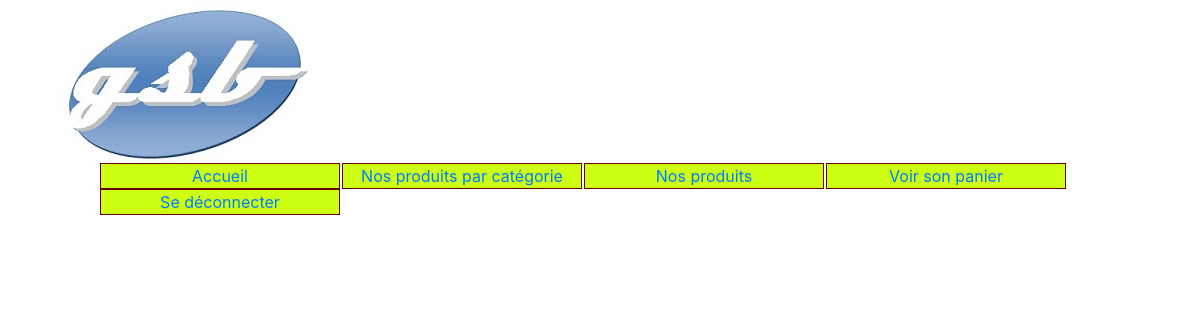
The page /index.php?uc=gererCommandes&action=listeCommandes (signed in) on the database as committed earlier.
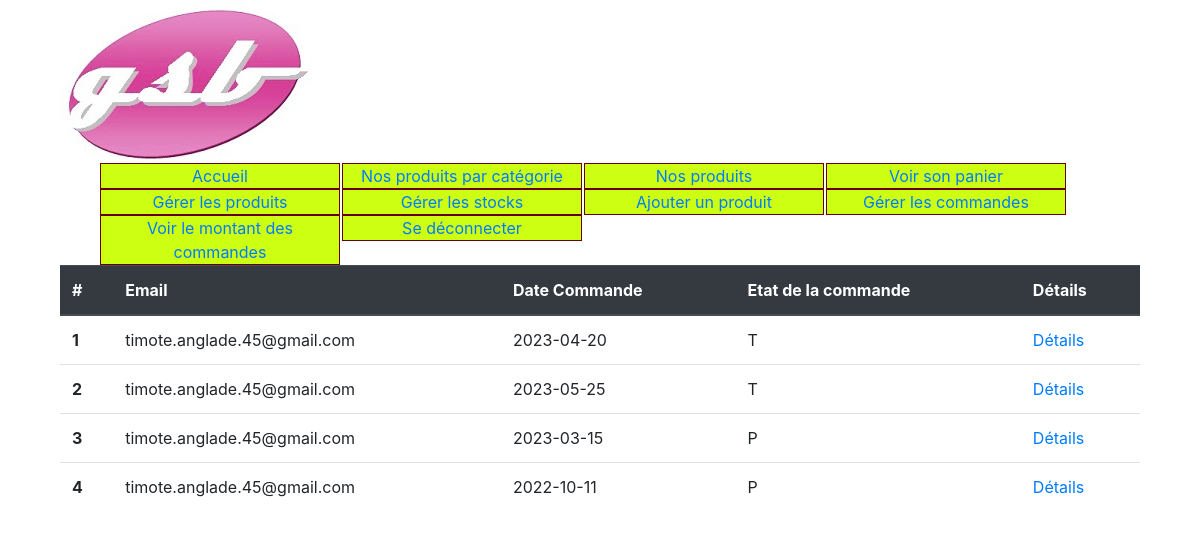
The same page on the database as committed later.
### tables this page shows
CREATE TABLE IF NOT EXISTS `commande` (
  `mail` varchar(50) NOT NULL,
  `id` char(32) NOT NULL,
  `dateCommande` date DEFAULT NULL,
  `etatCde` char(1) NOT NULL DEFAULT 'P' COMMENT 'T = Transport\r\nP = en Préparation\r\nA = Arrivée\r\nC = Cancel',
  PRIMARY KEY (`mail`,`id`)
);

### modele/fonctions.inc.php (called while the page is built, shortened)
<?php
function isAdmin(){
	if(isset($_SESSION['mail']))
	{
		$monPdo= connexionPDO();
		$mail=$_SESSION['mail'];
		$req = "SELECT admin FROM compte WHERE mail=:mail";
		$req = $monPdo->prepare($req);
		$req->execute(['mail'=>$mail]);
	   $admin = $req->fetch()[0]==1;
	}
	else{
		$admin=false;
	}
	return $admin;
}
?>

### modele/bd.commandes.inc.php (called while the page is built, shortened)
<?php
function getAllCommandes()
{
	try
		{
        $monPdo = connexionPDO();
		$req = 'select id, mail, dateCommande, etatCde from commande';
		$res = $monPdo->query($req);
		$lesLignes = $res->fetchAll(PDO::FETCH_ASSOC);
		return $lesLignes;
		}
		catch (PDOException $e)
		{
        print "Erreur !: " . $e->getMessage();
        die();
	}
}
?>

### vues/v_commandes.php (the view)
<table class="table">
  <thead class="thead-dark">
    <tr>
      <th scope="col">#</th>
      <th scope="col">Email</th>
      <th scope="col">Date Commande</th>
      <th scope="col">Etat de la commande</th>
      <th scope="col">Détails</th>
    </tr>
  </thead>
  <tbody>
    <?php
    foreach($cds as $cd){
      echo '<tr>';
      echo '<th scope="row">'.$cd['id'].'</th>';
      echo '<td>'.$cd['mail'].'</td>';
      echo '<td>'.$cd['dateCommande'].'</td>';
      echo '<td>'.$cd['etatCde'].'</td>';
      echo '<td>'.'<a href="index.php?uc=gererCommandes&action=modifCommande&id='.$cd['id'].'&mail='.$cd['mail'].'">Détails</a>'.'</td>';
      echo '</tr>';
    }
    ?>
  </tbody>
</table>

### vues/v_bandeau.php (shortened to what this page needs)
<div id="bandeau">
<?php
if(isset($_SESSION['mail'])) {
	if(isAdmin()){?>
<img src="images/logo_2.jpg" alt="GsbLogo" title="GsbLogo"/>
<?php }
else {
	?>
	<img src="images/logo.jpg" alt="GsbLogo" title="GsbLogo"/>
	<?php }
} else { ?>
<img src="images/logo.jpg" alt="GsbLogo" title="GsbLogo"/>
<?php } ?>
</div>
<ul id="menu">
	<li><a href="index.php?uc=accueil"> Accueil </a></li>
	<li><a href="index.php?uc=voirProduits&action=voirProduits"> Nos produits par catégorie </a></li>
	<li><a href="index.php?uc=voirProduits&action=nosProduits"> Nos produits </a></li>
	<li><a href="index.php?uc=gererPanier&action=voirPanier"> Voir son panier </a></li>
	<?php
	if(isset($_SESSION['mail'])) {
		if(isAdmin()){
			?>
			<li><a href="index.php?uc=gererProduits&action=listeProduits"> Gérer les produits </a></li>
			<li><a href="index.php?uc=gererProduits&action=stocks"> Gérer les stocks </a></li>
			<li><a href="index.php?uc=gererProduits&action=ajoutProduit"> Ajouter un produit </a></li>
			<li><a href="index.php?uc=gererCommandes&action=listeCommandes"> Gérer les commandes </a></li>
			<li><a href="index.php?uc=gererCommandes&action=voirResultats"> Voir le montant des commandes </a></li>
			<?php
		}
		?>
		<li><a href="index.php?uc=compte&action=deconnexion"> Se déconnecter </a></li>
		<?php
	}else{
		?>
		<li><a href="index.php?uc=compte&action=connexion"> Se connecter </a></li>
		<li><a href="index.php?uc=compte&action=inscription"> S'inscrire </a></li>
		<?php
		}
?>
</ul>

Rows that differ between the two databases and show on the page:
added commande: id "1", mail "timote.anglade.45@gmail.com", dateCommande "2023-04-20", etatCde "T"
added commande: id "2", mail "timote.anglade.45@gmail.com", dateCommande "2023-05-25", etatCde "T"
added commande: id "3", mail "timote.anglade.45@gmail.com", dateCommande "2023-03-15", etatCde "P"
added commande: id "4", mail "timote.anglade.45@gmail.com", dateCommande "2022-10-11", etatCde "P"
Other text that changed with them:
text now shown: "Gérer les produits Gérer les stocks Ajouter un produit Gérer les commandes Voir le montant des commandes # Email Date Commande Etat de la commande Détails"
